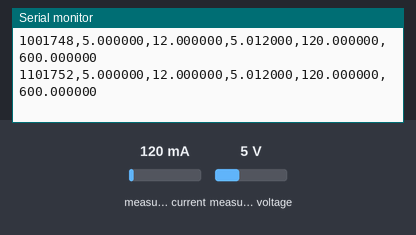
A sketch run on a simulated Arduino Uno, built with avr-gcc and run on an emulated ATmega328P. Shown: the last lines printed to the serial monitor. Inputs (shaded band) come from the test bench; at power-on: measured current 120 mA, measured voltage 5 V.

Above: at 1.2 s.
1.3 s: measured current set to 40 mA
At 1.32 s:
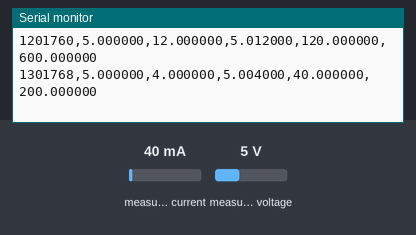
2.8 s: measured voltage set to 0.3 V
At 2.82 s:
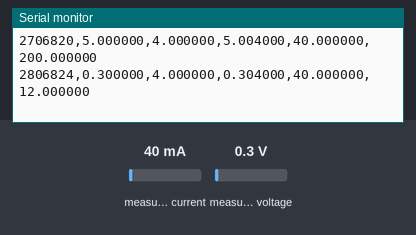
4.3 s: measured current set to 500 mA
At 4.32 s:
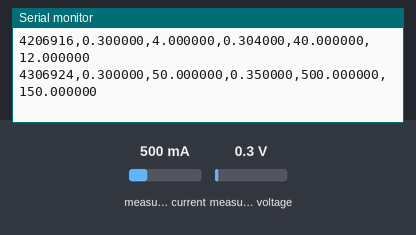
Timing chart, 0 to 7.3 s (numbered marks = the images above; inputs shaded):
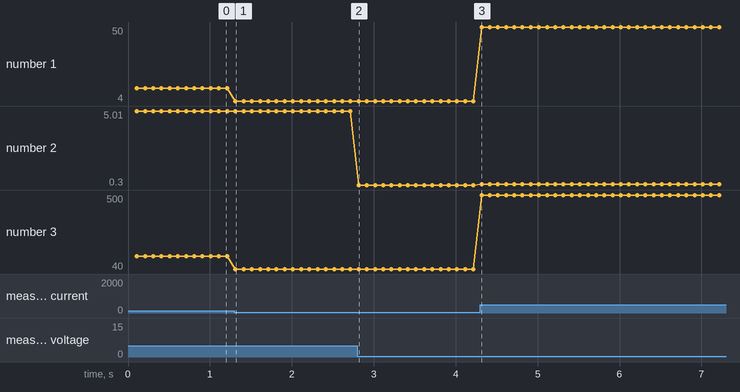

Measured:
- after the input at 1.3 s, the serial monitor: prints a new line at once (image 1)
- after the input at 2.8 s, the serial monitor: prints a new line at once (image 2)
- plotted number 1: 12 → 4 after the input at 1.3 s
- plotted number 2: 5.01 → 5 after the input at 1.3 s, 5 → 0.3 after the input at 2.8 s
- plotted number 3: 120 → 40 after the input at 1.3 s

The sketch:

INA219_Power.ino
```cpp
#include <Wire.h>
#include <Adafruit_INA219.h>

#ifndef BB_SAMPLE_INTERVAL_US
#define BB_SAMPLE_INTERVAL_US 100000
#endif

Adafruit_INA219 ina219;

namespace {
constexpr unsigned long SAMPLE_INTERVAL_US = (unsigned long)BB_SAMPLE_INTERVAL_US;
unsigned long last_sample_us = 0;

void sensorFail() {
  pinMode(LED_BUILTIN, OUTPUT);
  while (true) {
    digitalWrite(LED_BUILTIN, HIGH);
    delay(220);
    digitalWrite(LED_BUILTIN, LOW);
    delay(220);
  }
}
}

void setup() {
  Serial.begin(115200);
  Wire.begin();
  if (!ina219.begin()) sensorFail();
}

void loop() {
  const unsigned long now = micros();
  if ((unsigned long)(now - last_sample_us) < SAMPLE_INTERVAL_US) return;
  last_sample_us = now;

  const float bus_v = ina219.getBusVoltage_V();
  const float shunt_mv = ina219.getShuntVoltage_mV();
  const float current_ma = ina219.getCurrent_mA();
  const float power_mw = ina219.getPower_mW();
  const float load_v = bus_v + shunt_mv / 1000.0f;

  // time_us,bus_voltage_v,shunt_voltage_mv,load_voltage_v,current_ma,power_mw
  Serial.print(now);
  Serial.print(','); Serial.print(bus_v, 6);
  Serial.print(','); Serial.print(shunt_mv, 6);
  Serial.print(','); Serial.print(load_v, 6);
  Serial.print(','); Serial.print(current_ma, 6);
  Serial.print(','); Serial.println(power_mw, 6);
}
```
